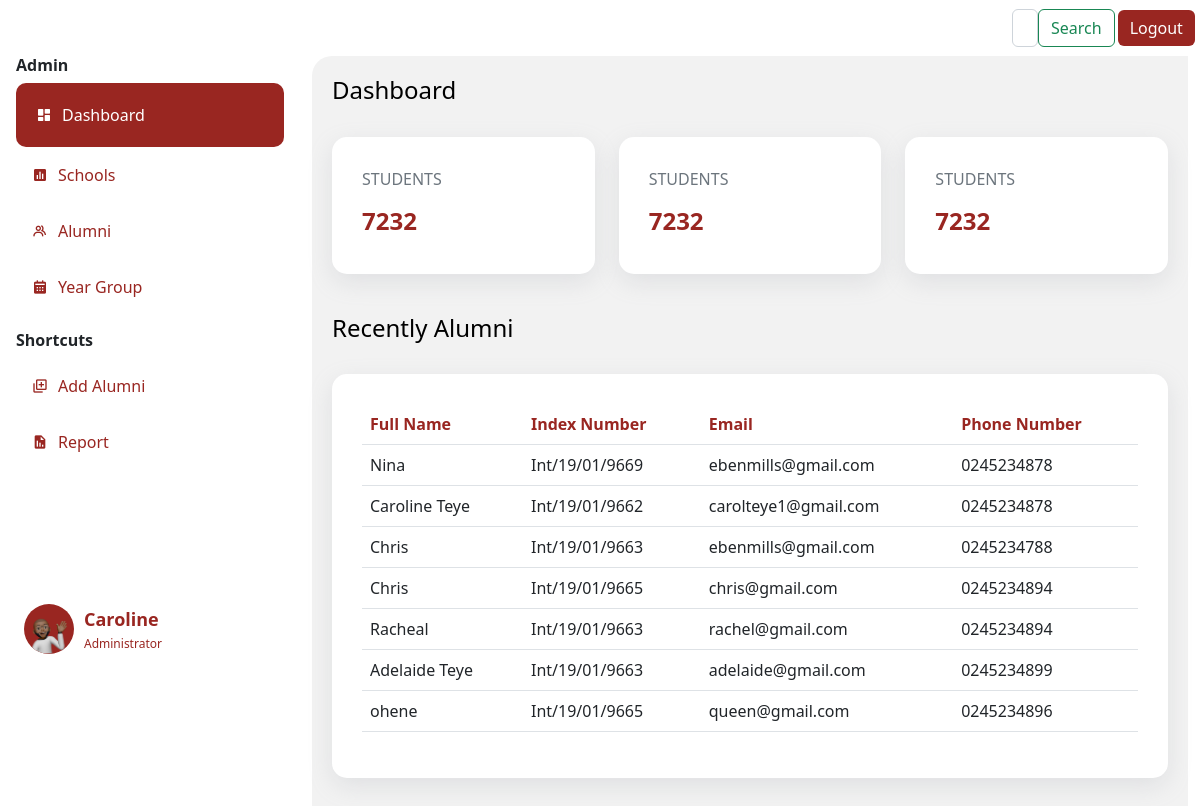
/dashboard (signed in), run on an earlier commit of the app's database.
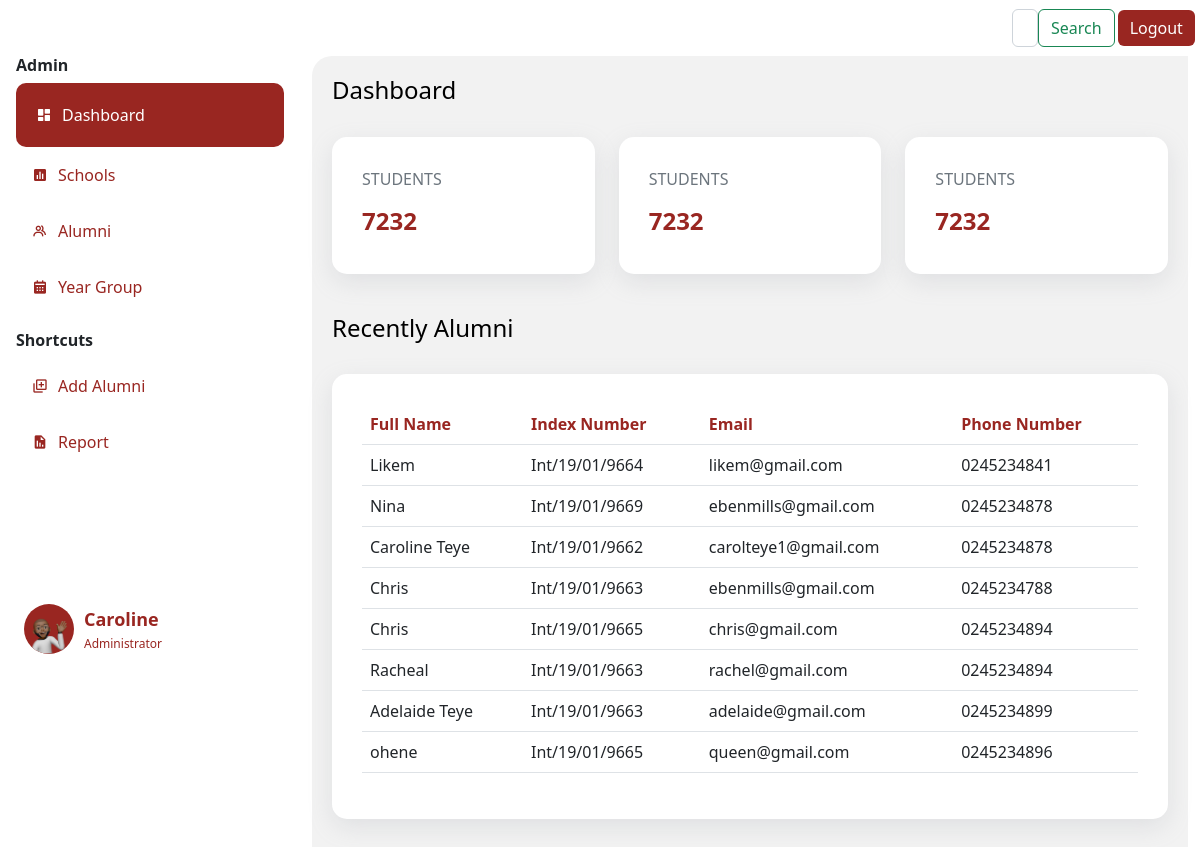
And on a later commit of the database.
### app.py (models this page shows)
class User(db.Model,UserMixin):
    id= db.Column(db.Integer, primary_key=True)
    fullname= db.Column(db.String()  )
    indexnumber= db.Column(db.Integer())
    gender= db.Column(db.String()    )
    school= db.Column(db.String()    )
    department= db.Column(db.String()    )
    program= db.Column(db.String()   )
    completed= db.Column(db.Integer()     )
    admitted= db.Column(db.Integer()  )
    email= db.Column(db.String()     )
    telephone= db.Column(db.String()     )
    hall= db.Column(db.String()  )
    nationality= db.Column(db.String()   )
    address= db.Column(db.String()   )
    work= db.Column(db.String()  )
    guardian= db.Column(db.String()  )
    kin= db.Column(db.String()   )
    relationship= db.Column(db.String()  )
    marital= db.Column(db.String()   )
    health= db.Column(db.String()    )
    extra= db.Column(db.String()     )
    image_file = db.Column(db.String(20))
    def __repr__(self):
        return f"User('{self.id}', {self.fullname}, {self.gender}'"

### app.py (the view)
@app.route('/dashboard')
@login_required
def dashboard():
    users=User.query.order_by(User.id.desc()).all()
    print(users)
    if current_user == None:
        flash("Welcome to the CentralAlumina " + current_user.email, "Success")
        flash(f"There was a problem")
    return render_template('dashboard.html', title='dashboard',users=users)
    eay

### forms.py
class Search(FlaskForm):
    searched = StringField('Searched', validators=[DataRequired()])
    submit = SubmitField('Search')

### app.py (called while the page is built)
@login_manager.user_loader
def load_user(user_id):
    return Person.query.get(int(user_id))

@app.context_processor
def base():
    form=Search()
    return dict(form=form)

### templates/dashboard.html (shortened to what this page needs)
{% extends 'layout.html' %}
{% block body %}
  <h4>Dashboard</h4>
  <br>
  <div class="row" style="justify-content: space-between;">
    <div class="col-md-4 ">
      <div class="dashboard-item" data-aos="fade-up">
        <p class="text-muted">STUDENTS</p>
        <h4 class="dashboard-item-text" ><b>7232</b></h4>
      </div>
    </div>
    <div class="col-md-4 ">
      <div class="dashboard-item" ->
        <p class="text-muted">STUDENTS</p>
        <h4 class="dashboard-item-text" ><b>7232</b></h4>
      </div>
    </div>
    <div class="col-md-4 ">
      <div class="dashboard-item" data-aos="fade-up" data-aos-delay="900">
        <p class="text-muted">STUDENTS</p>
        <h4 class="dashboard-item-text" ><b>7232</b></h4>
      </div>
    </div>
  </div>
  <h4>Recently Alumni</h4>
  <br>
  <div class="dashboard-item" data-aos="fade-up" data-aos-delay="1500">
    <table class="table" >
      <thead style="color: #992621;">
        <tr>
          <th scope="col">Full Name</th>
          <th scope="col">Index Number</th>
          <th scope="col">Email</th>
          <th scope="col">Phone Number</th>
        </tr>
      </thead>
      {%for user in users%}
      <tbody>
        <tr>
          <td>{{user.fullname}}</td>
          <td>{{user.indexnumber}}</td>
          <td>{{user.email}}</td>
          <td>{{user.telephone}}</td>
        </tr>
      </tbody>
      {% endfor %}
    </table>
  </div>
{% endblock body %}

What changed in the data, as far as the page shows it:
added User: fullname "Likem", indexnumber "Int/19/01/9664", email "likem@gmail.com", telephone "0245234841"
